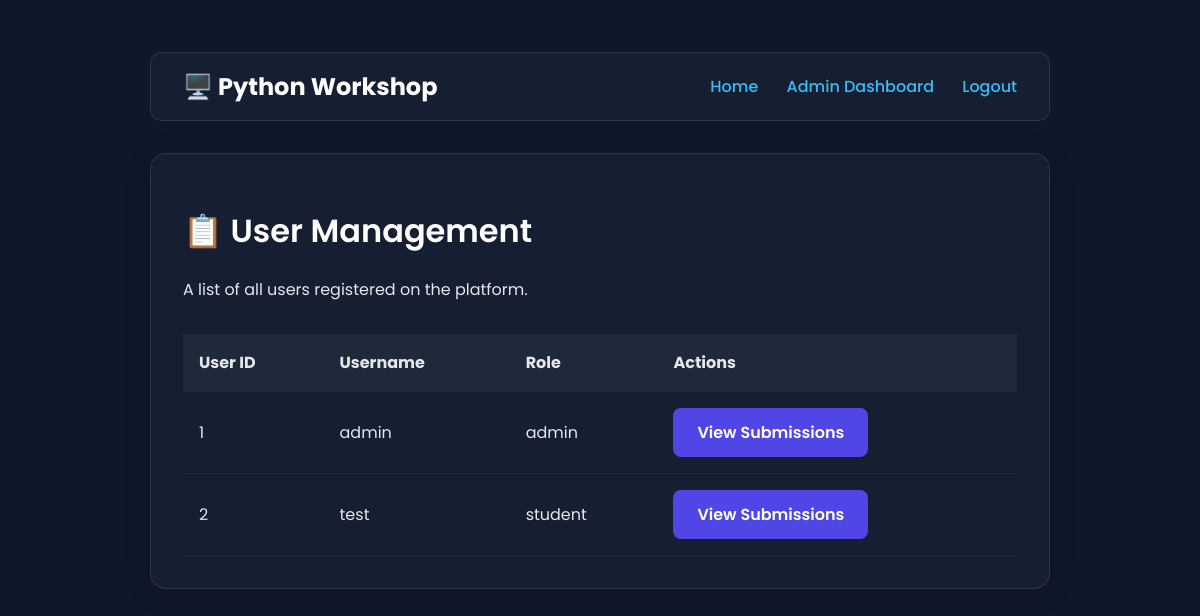
The app's page /admin/users (signed in) with its own data.
### app/models.py (models this page shows, shortened)
class User(UserMixin, db.Model):
    id = db.Column(db.Integer, primary_key=True)
    username = db.Column(db.String(64), index=True, unique=True, nullable=False)
    password_hash = db.Column(db.String(256))
    role = db.Column(db.String(10), default='student', nullable=False)
    created_at = db.Column(db.DateTime, default=lambda: datetime.now(timezone.utc))

### app/admin/routes.py (the view)
@bp.route('/users')
@admin_required
def users():
    all_users = User.query.order_by(User.id).all()
    return render_template('admin/users.html', users=all_users, title="User Management")

### app/__init__.py (called while the page is built)
@login_manager.user_loader
def load_user(user_id):
    return User.query.get(int(user_id))

### app/admin/routes.py (called while the page is built)
def admin_required(f):
    @wraps(f)
    def decorated_function(*args, **kwargs):
        if not current_user.is_authenticated or current_user.role != 'admin':
            flash("You do not have permission to access this page.", "danger")
            return redirect(url_for('main.index'))
        return f(*args, **kwargs)
    return decorated_function

### app/main.py (called while the page is built)
@bp.app_context_processor
def inject_global_vars():
    leaderboard_setting = AppSetting.query.filter_by(key='leaderboard_visible').first()
    return dict(
        leaderboard_visible=(leaderboard_setting and leaderboard_setting.value == 'True')
    )

@bp.app_context_processor
def inject_global_vars():
    leaderboard_setting = AppSetting.query.filter_by(key='leaderboard_visible').first()
    hints_setting = AppSetting.query.filter_by(key='hints_enabled').first() # <-- ADD THIS
    return dict(
        leaderboard_visible=(leaderboard_setting and leaderboard_setting.value == 'True'),
        hints_enabled=(hints_setting and hints_setting.value == 'True') # <-- AND THIS
    )

### app/templates/admin/users.html
{% extends "base.html" %}
{% block content %}
<div class="card">
    <h1>📋 User Management</h1>
    <p>A list of all users registered on the platform.</p>
    <table class="leaderboard-table">
        <thead>
            <tr>
                <th>User ID</th>
                <th>Username</th>
                <th>Role</th>
                <th>Actions</th>
            </tr>
        </thead>
        <tbody>
            {% for user in users %}
            <tr>
                <td>{{ user.id }}</td>
                <td>{{ user.username }}</td>
                <td>{{ user.role }}</td>
                <td>
                    <a href="{{ url_for('admin.user_submissions', user_id=user.id) }}" class="btn">View Submissions</a>
                </td>
            </tr>
            {% endfor %}
        </tbody>
    </table>
</div>
{% endblock %}

### app/static/css/style.css (style rules this page uses)
:root { --indigo-600: #4f46e5; --indigo-700: #4338ca; --slate-800: #1e293b; --slate-900: #0f172a; --sky-400: #38bdf8; --gray-200: #e5e7eb; --gray-400: #9ca3af; --white: #ffffff; }
body { font-family: 'Poppins', sans-serif; background-color: var(--slate-900); color: var(--gray-200); margin: 0; padding: 2rem; }
h1, h2, h3, h4 { color: var(--white); font-weight: 600; }
a { color: var(--sky-400); text-decoration: none; transition: color 0.2s ease; }
.card { background: rgba(30, 41, 59, 0.5); backdrop-filter: blur(10px); border: 1px solid rgba(255, 255, 255, 0.1); border-radius: 16px; padding: 2rem; margin-bottom: 2rem; box-shadow: 0 4px 30px rgba(0, 0, 0, 0.1); }
.btn { display: inline-block; padding: 0.75rem 1.5rem; background-color: var(--indigo-600); color: var(--white); border: none; border-radius: 8px; font-weight: 600; cursor: pointer; text-align: center; transition: background-color 0.2s ease; }
.leaderboard-table { width: 100%; border-collapse: collapse; margin-top: 2rem; }
.leaderboard-table th, .leaderboard-table td { padding: 1rem; text-align: left; border-bottom: 1px solid var(--slate-800); }
.leaderboard-table thead { background-color: var(--slate-800); }

### records on screen
User: id "1", username "admin", role "admin"
User: id "2", username "test", role "student"
